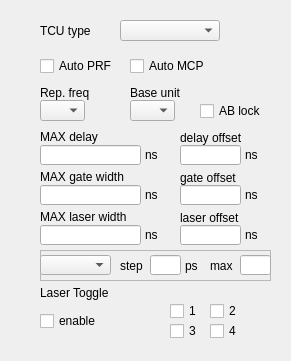
    <widget class="QFrame" name="TCU_GRP">
     <property name="geometry">
      <rect>
       <x>20</x>
       <y>580</y>
       <width>291</width>
       <height>361</height>
      </rect>
     </property>
     <property name="frameShape">
      <enum>QFrame::NoFrame</enum>
     </property>
     <property name="frameShadow">
      <enum>QFrame::Plain</enum>
     </property>
     <widget class="QCheckBox" name="AUTO_MCP_CHK">
      <property name="geometry">
       <rect>
        <x>130</x>
        <y>55</y>
        <width>81</width>
        <height>22</height>
       </rect>
      </property>
      <property name="text">
       <string>Auto MCP</string>
      </property>
     </widget>
     <widget class="QCheckBox" name="LASER_CHK_4">
      <property name="geometry">
       <rect>
        <x>210</x>
        <y>320</y>
        <width>32</width>
        <height>22</height>
       </rect>
      </property>
      <property name="text">
       <string>4</string>
      </property>
     </widget>
     <widget class="QComboBox" name="HZ_LIST">
      <property name="geometry">
       <rect>
        <x>40</x>
        <y>100</y>
        <width>45</width>
        <height>21</height>
       </rect>
      </property>
     </widget>
     <widget class="QCheckBox" name="LASER_CHK_3">
      <property name="geometry">
       <rect>
        <x>170</x>
        <y>320</y>
        <width>32</width>
        <height>22</height>
       </rect>
      </property>
      <property name="text">
       <string>3</string>
      </property>
     </widget>
     <widget class="QCheckBox" name="LASER_CHK_2">
      <property name="geometry">
       <rect>
        <x>210</x>
        <y>300</y>
        <width>32</width>
        <height>22</height>
       </rect>
      </property>
      <property name="text">
       <string>2</string>
      </property>
     </widget>
     <widget class="QLabel" name="DELAY_OFFSET">
      <property name="geometry">
       <rect>
        <x>180</x>
        <y>130</y>
        <width>86</width>
        <height>16</height>
       </rect>
      </property>
      <property name="text">
       <string>delay offset</string>
      </property>
     </widget>
     <widget class="QLabel" name="BASE_UNIT">
      <property name="geometry">
       <rect>
        <x>130</x>
        <y>85</y>
        <width>70</width>
        <height>16</height>
       </rect>
      </property>
      <property name="text">
       <string>Base unit</string>
      </property>
     </widget>
     <widget class="QLabel" name="DELAY_OFFSET_UNIT">
      <property name="geometry">
       <rect>
        <x>245</x>
        <y>148</y>
        <width>21</width>
        <height>14</height>
       </rect>
      </property>
      <property name="text">
       <string>ns</string>
      </property>
     </widget>
     <widget class="QLabel" name="LASER">
      <property name="geometry">
       <rect>
        <x>40</x>
        <y>285</y>
        <width>91</width>
        <height>16</height>
       </rect>
      </property>
      <property name="text">
       <string>Laser Toggle</string>
      </property>
     </widget>
     <widget class="QLineEdit" name="DELAY_OFFSET_EDT">
      <property name="geometry">
       <rect>
        <x>180</x>
        <y>145</y>
        <width>61</width>
        <height>20</height>
       </rect>
      </property>
      <property name="alignment">
       <set>Qt::AlignRight|Qt::AlignTrailing|Qt::AlignVCenter</set>
      </property>
     </widget>
     <widget class="QCheckBox" name="AUTO_REP_FREQ_CHK">
      <property name="geometry">
       <rect>
        <x>40</x>
        <y>55</y>
        <width>81</width>
        <height>22</height>
       </rect>
      </property>
      <property name="text">
       <string>Auto PRF</string>
      </property>
     </widget>
     <widget class="QCheckBox" name="LASER_ENABLE_CHK">
      <property name="geometry">
       <rect>
        <x>40</x>
        <y>310</y>
        <width>78</width>
        <height>22</height>
       </rect>
      </property>
      <property name="text">
       <string>enable</string>
      </property>
     </widget>
     <widget class="QLabel" name="MAX_DIST_UNIT">
      <property name="geometry">
       <rect>
        <x>145</x>
        <y>148</y>
        <width>21</width>
        <height>14</height>
       </rect>
      </property>
      <property name="text">
       <string>ns</string>
      </property>
     </widget>
     <widget class="QLabel" name="REP_FREQ_UNIT">
      <property name="geometry">
       <rect>
        <x>40</x>
        <y>85</y>
        <width>70</width>
        <height>16</height>
       </rect>
      </property>
      <property name="text">
       <string>Rep. freq</string>
      </property>
     </widget>
     <widget class="QCheckBox" name="LASER_CHK_1">
      <property name="geometry">
       <rect>
        <x>170</x>
        <y>300</y>
        <width>32</width>
        <height>22</height>
       </rect>
      </property>
      <property name="text">
       <string>1</string>
      </property>
     </widget>
     <widget class="QLabel" name="MAX_DIST">
      <property name="geometry">
       <rect>
        <x>40</x>
        <y>130</y>
        <width>126</width>
        <height>14</height>
       </rect>
      </property>
      <property name="text">
       <string>MAX delay</string>
      </property>
     </widget>
     <widget class="QLineEdit" name="MAX_DIST_EDT">
      <property name="geometry">
       <rect>
        <x>40</x>
        <y>145</y>
        <width>101</width>
        <height>20</height>
       </rect>
      </property>
      <property name="alignment">
       <set>Qt::AlignRight|Qt::AlignTrailing|Qt::AlignVCenter</set>
      </property>
     </widget>
     <widget class="QComboBox" name="UNIT_LIST">
      <property name="geometry">
       <rect>
        <x>130</x>
        <y>100</y>
        <width>45</width>
        <height>21</height>
       </rect>
      </property>
     </widget>
     <widget class="QComboBox" name="TCU_LIST">
      <property name="geometry">
       <rect>
        <x>120</x>
        <y>20</y>
        <width>100</width>
        <height>21</height>
       </rect>
      </property>
     </widget>
     <widget class="QLabel" name="TCU_TYPE">
      <property name="geometry">
       <rect>
        <x>40</x>
        <y>23</y>
        <width>60</width>
        <height>16</height>
       </rect>
      </property>
      <property name="text">
       <string>TCU type</string>
      </property>
     </widget>
     <widget class="QLabel" name="MAX_DOV">
      <property name="geometry">
       <rect>
        <x>40</x>
        <y>170</y>
        <width>126</width>
        <height>14</height>
       </rect>
      </property>
      <property name="text">
       <string>MAX gate width</string>
      </property>
     </widget>
     <widget class="QLabel" name="GATE_WIDTH_OFFSET">
      <property name="geometry">
       <rect>
        <x>180</x>
        <y>170</y>
        <width>86</width>
        <height>16</height>
       </rect>
      </property>
      <property name="text">
       <string>gate offset</string>
      </property>
     </widget>
     <widget class="QLineEdit" name="GATE_WIDTH_OFFSET_EDT">
      <property name="geometry">
       <rect>
        <x>180</x>
        <y>185</y>
        <width>61</width>
        <height>20</height>
       </rect>
      </property>
      <property name="alignment">
       <set>Qt::AlignRight|Qt::AlignTrailing|Qt::AlignVCenter</set>
      </property>
     </widget>
     <widget class="QLabel" name="MAX_DOV_UNIT">
      <property name="geometry">
       <rect>
        <x>145</x>
        <y>188</y>
        <width>21</width>
        <height>14</height>
       </rect>
      </property>
      <property name="text">
       <string>ns</string>
      </property>
     </widget>
     <widget class="QLineEdit" name="MAX_DOV_EDT">
      <property name="geometry">
       <rect>
        <x>40</x>
        <y>185</y>
        <width>101</width>
        <height>20</height>
       </rect>
      </property>
      <property name="alignment">
       <set>Qt::AlignRight|Qt::AlignTrailing|Qt::AlignVCenter</set>
      </property>
     </widget>
     <widget class="QLabel" name="GATE_WIDTH_OFFSET_UNIT">
      <property name="geometry">
       <rect>
        <x>245</x>
        <y>188</y>
        <width>21</width>
        <height>14</height>
       </rect>
      </property>
      <property name="text">
       <string>ns</string>
      </property>
     </widget>
     <widget class="QLabel" name="MAX_LASER">
      <property name="geometry">
       <rect>
        <x>40</x>
        <y>210</y>
        <width>126</width>
        <height>14</height>
       </rect>
      </property>
      <property name="text">
       <string>MAX laser width</string>
      </property>
     </widget>
     <widget class="QLabel" name="LASER_OFFSET">
      <property name="geometry">
       <rect>
        <x>180</x>
        <y>210</y>
        <width>86</width>
        <height>16</height>
       </rect>
      </property>
      <property name="text">
       <string>laser offset</string>
      </property>
     </widget>
     <widget class="QLabel" name="LASER_OFFSET_UNIT">
      <property name="geometry">
       <rect>
        <x>245</x>
        <y>228</y>
        <width>21</width>
        <height>14</height>
       </rect>
      </property>
      <property name="text">
       <string>ns</string>
      </property>
     </widget>
     <widget class="QLabel" name="MAX_LASER_UNIT">
      <property name="geometry">
       <rect>
        <x>145</x>
        <y>228</y>
        <width>21</width>
        <height>14</height>
       </rect>
      </property>
      <property name="text">
       <string>ns</string>
      </property>
     </widget>
     <widget class="QLineEdit" name="LASER_OFFSET_EDT">
      <property name="geometry">
       <rect>
        <x>180</x>
        <y>225</y>
        <width>61</width>
        <height>20</height>
       </rect>
      </property>
      <property name="alignment">
       <set>Qt::AlignRight|Qt::AlignTrailing|Qt::AlignVCenter</set>
      </property>
     </widget>
     <widget class="QLineEdit" name="MAX_LASER_EDT">
      <property name="geometry">
       <rect>
        <x>40</x>
        <y>225</y>
        <width>101</width>
        <height>20</height>
       </rect>
      </property>
      <property name="alignment">
       <set>Qt::AlignRight|Qt::AlignTrailing|Qt::AlignVCenter</set>
      </property>
     </widget>
     <widget class="QFrame" name="PS_CONFIG_GRP">
      <property name="geometry">
       <rect>
        <x>40</x>
        <y>250</y>
        <width>231</width>
        <height>31</height>
       </rect>
      </property>
      <property name="frameShape">
       <enum>QFrame::StyledPanel</enum>
      </property>
      <property name="frameShadow">
       <enum>QFrame::Raised</enum>
      </property>
      <widget class="QComboBox" name="TCU_PS_CONFIG_LIST">
       <property name="geometry">
        <rect>
         <x>0</x>
         <y>5</y>
         <width>71</width>
         <height>20</height>
        </rect>
       </property>
      </widget>
      <widget class="QLineEdit" name="PS_STEPPING_EDT">
       <property name="geometry">
        <rect>
         <x>110</x>
         <y>5</y>
         <width>31</width>
         <height>20</height>
        </rect>
       </property>
      </widget>
      <widget class="QLabel" name="STEP">
       <property name="geometry">
        <rect>
         <x>80</x>
         <y>8</y>
         <width>31</width>
         <height>16</height>
        </rect>
       </property>
       <property name="text">
        <string>step</string>
       </property>
      </widget>
      <widget class="QLabel" name="PS_STEPPING_UNIT">
       <property name="geometry">
        <rect>
         <x>145</x>
         <y>8</y>
         <width>21</width>
         <height>16</height>
        </rect>
       </property>
       <property name="text">
        <string>ps</string>
       </property>
      </widget>
      <widget class="QLineEdit" name="MAX_PS_STEP_EDT">
       <property name="geometry">
        <rect>
         <x>200</x>
         <y>5</y>
         <width>31</width>
         <height>20</height>
        </rect>
       </property>
      </widget>
      <widget class="QLabel" name="MAX">
       <property name="geometry">
        <rect>
         <x>170</x>
         <y>8</y>
         <width>31</width>
         <height>16</height>
        </rect>
       </property>
       <property name="text">
        <string>max</string>
       </property>
      </widget>
     </widget>
     <widget class="QCheckBox" name="AB_LOCK_CHK">
      <property name="geometry">
       <rect>
        <x>200</x>
        <y>100</y>
        <width>81</width>
        <height>22</height>
       </rect>
      </property>
      <property name="text">
       <string>AB lock</string>
      </property>
     </widget>
     <zorder>PS_CONFIG_GRP</zorder>
     <zorder>AUTO_MCP_CHK</zorder>
     <zorder>LASER_CHK_4</zorder>
     <zorder>HZ_LIST</zorder>
     <zorder>LASER_CHK_3</zorder>
     <zorder>LASER_CHK_2</zorder>
     <zorder>DELAY_OFFSET</zorder>
     <zorder>BASE_UNIT</zorder>
     <zorder>DELAY_OFFSET_UNIT</zorder>
     <zorder>LASER</zorder>
     <zorder>DELAY_OFFSET_EDT</zorder>
     <zorder>AUTO_REP_FREQ_CHK</zorder>
     <zorder>LASER_ENABLE_CHK</zorder>
     <zorder>MAX_DIST_UNIT</zorder>
     <zorder>REP_FREQ_UNIT</zorder>
     <zorder>LASER_CHK_1</zorder>
     <zorder>MAX_DIST</zorder>
     <zorder>MAX_DIST_EDT</zorder>
     <zorder>UNIT_LIST</zorder>
     <zorder>TCU_LIST</zorder>
     <zorder>TCU_TYPE</zorder>
     <zorder>MAX_DOV</zorder>
     <zorder>GATE_WIDTH_OFFSET</zorder>
     <zorder>GATE_WIDTH_OFFSET_EDT</zorder>
     <zorder>MAX_DOV_UNIT</zorder>
     <zorder>MAX_DOV_EDT</zorder>
     <zorder>GATE_WIDTH_OFFSET_UNIT</zorder>
     <zorder>MAX_LASER</zorder>
     <zorder>LASER_OFFSET</zorder>
     <zorder>LASER_OFFSET_UNIT</zorder>
     <zorder>MAX_LASER_UNIT</zorder>
     <zorder>LASER_OFFSET_EDT</zorder>
     <zorder>MAX_LASER_EDT</zorder>
     <zorder>AB_LOCK_CHK</zorder>
    </widget>
